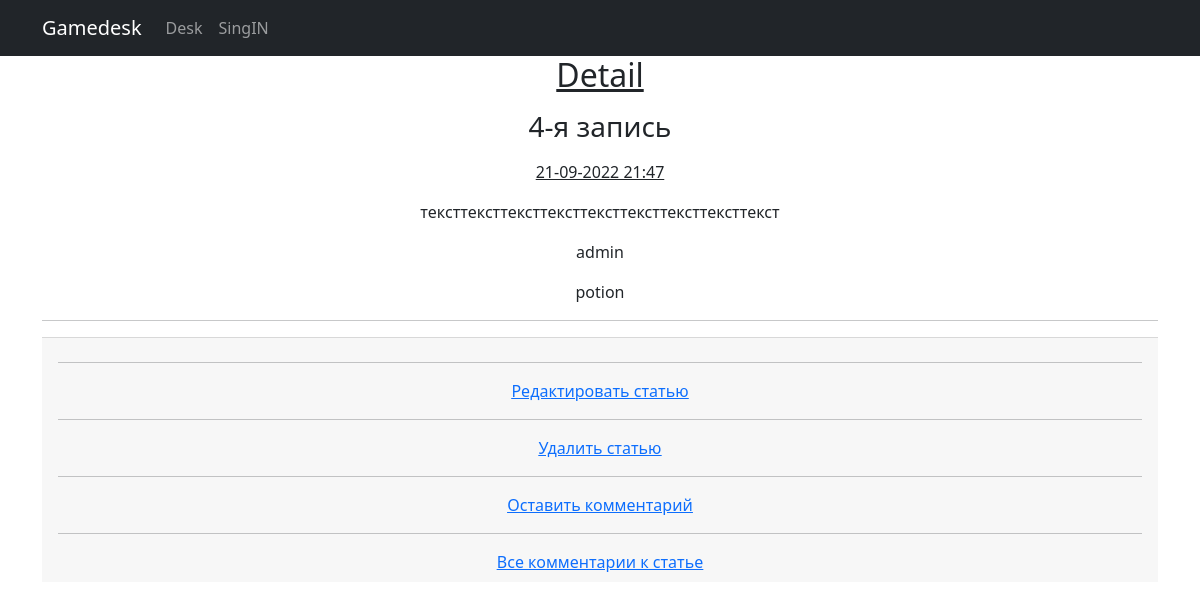
/gamedesk/11, run on the app's committed database.
### gamedesk/models.py (models this page shows, shortened)
class Post(models.Model):
    title = models.CharField('Title', max_length=100)
    text = RichTextUploadingField('Text')
    category = models.ForeignKey(to='Category', on_delete=models.CASCADE)
    author = models.ForeignKey(User, null=True, default=1, on_delete=models.CASCADE, verbose_name='Author')
    dateCreation = models.DateTimeField(auto_now_add=True)
    class Meta:
        verbose_name = 'Запись'
        verbose_name_plural = 'Записи'
    upload = models.FileField(upload_to='uploads/', default='none')

class Category(models.Model):
    TYPE = (
        ('tank', 'Танки'),
        ('heal', 'Хилы'),
        ('dd', 'ДД'),
        ('buyers', 'Торговцы'),
        ('gildmaster', 'Гилдмастеры'),
        ('quest', 'Квестгиверы'),
        ('smith', 'Кузнецы'),
        ('tanner', 'Кодевники'),
        ('potion', 'Зельевары'),
        ('spellmaster', 'Мастера заклинаний'),
    )
    name = models.CharField(max_length=50, choices=TYPE, default='tank')
    def __str__(self):
        return f'{self.name}'
    class Meta:
        verbose_name = 'Категория'
        verbose_name_plural = 'Категории'

### gamedesk/views.py (the view)
# urls.py: path('<int:pk>', PostDetail.as_view(), name='post_detail'),
class PostDetail(DetailView):
    model = Post
    context_object_name = 'post_detail'
    template_name = 'gamedesk/post_detail.html'

### templates/gamedesk/post_detail.html (shortened to what this page needs)
{% extends 'default.html' %}
{% block content %}
<h2><u>Detail</u></h2>
<p><h3>{{ post_detail.title }}</h3></p>
<p><u>{{ post_detail.dateCreation|date:'d-m-Y H:i' }}</u></p>
<p>{{ post_detail.text }}</p>
<p>{{ post_detail.author }}</p>
<p>{{ post_detail.category }}</p>
<hr>
<div class="card-footer">
<hr>
<a href="{% url 'post_update' post_detail.id %}"><u> Редактировать статью</u><a/>
<hr>
<a href="{% url 'post_delete' post_detail.id %}"><u> Удалить статью</u><a/>
<hr>
    <a href="{% url 'comment_create' post_detail.id %}"><u> Оставить комментарий</u><a/>
        <hr>
    <a href="{% url 'comment_list' post_detail.id %}"><u> Все комментарии к статье</u><a/>
</div>
{% endblock content %}

### data on the page
Post: title "4-я запись", dateCreation "21-09-2022 21:47", text "тексттексттексттексттексттексттексттексттекст", author "admin", category "potion"
